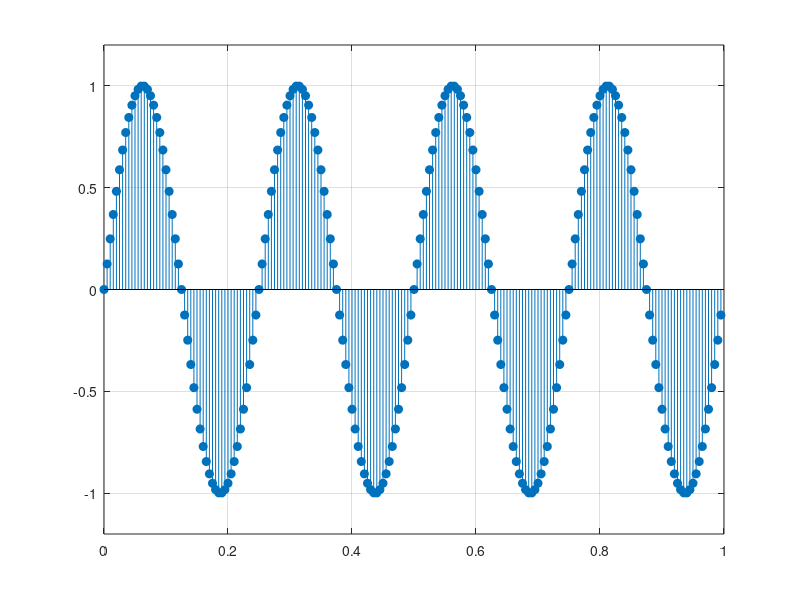

MATLAB code for this plot:
fs=200;                  % frekuensi sampling
t=(0:fs-1)/fs;
s1 =sin(2*pi*t*4);

stem(t, s1, 'filled');
axis([0 1 -1.2 1.2]);
grid on;